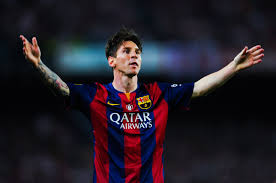
#> input picture Test/img.jpg, 276 x 183 px
$ python ex2.py
#> lines starting #> are read from the running program, lines starting #| are printed output that depends on the picture; after the words box and inside, x2 and y2 are one past the last pixel; in counts of white or black regions, pixels touching at a corner belong together
import cv2
import matplotlib.pyplot as plt

img =cv2.imread("img.jpg")
#> img is the input picture: shape (183, 276, 3); mean B, G, R 38, 29.5, 36.9
print(img.shape)
#| (183, 276, 3)


cv2.rectangle(img,(350,400),(100,100),(255,0,0),2)
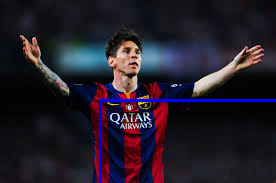
#> img: shape (183, 276, 3); 1.53% of pixels changed, all inside (x1, y1, x2, y2) = (99, 99, 276, 183)

plt.imshow(cv2.cvtColor(img,cv2.COLOR_BGR2RGB))
plt.show()
